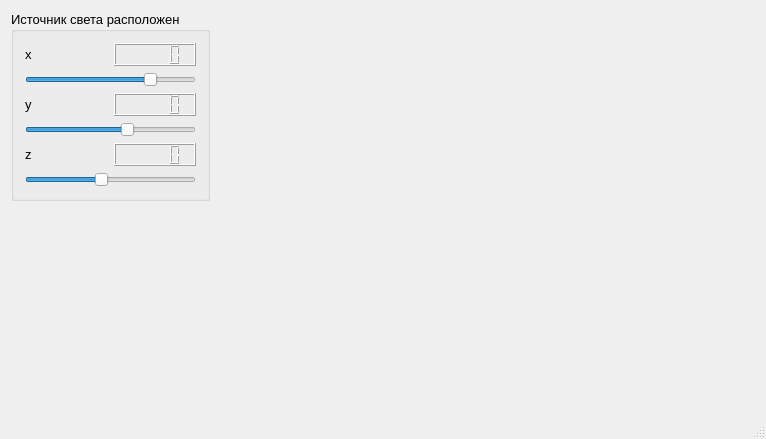
<?xml version="1.0" encoding="UTF-8"?>
<ui version="4.0">
 <class>MainWindow</class>
 <widget class="QMainWindow" name="MainWindow">
  <property name="geometry">
   <rect>
    <x>0</x>
    <y>0</y>
    <width>766</width>
    <height>439</height>
   </rect>
  </property>
  <property name="windowTitle">
   <string>Лабораторная работа №5</string>
  </property>
  <widget class="QWidget" name="centralWidget">
   <layout class="QFormLayout" name="formLayout_2">
    <item row="0" column="0">
     <widget class="QGroupBox" name="groupBox">
      <property name="font">
       <font>
        <pointsize>10</pointsize>
       </font>
      </property>
      <property name="title">
       <string>Источник света расположен</string>
      </property>
      <layout class="QGridLayout" name="gridLayout">
       <item row="0" column="0">
        <widget class="QLabel" name="label_3">
         <property name="font">
          <font>
           <pointsize>10</pointsize>
          </font>
         </property>
         <property name="text">
          <string>x</string>
         </property>
        </widget>
       </item>
       <item row="0" column="1">
        <widget class="QLCDNumber" name="lcdNumber"/>
       </item>
       <item row="1" column="0" colspan="2">
        <widget class="QSlider" name="horizontalSlider">
         <property name="font">
          <font>
           <pointsize>10</pointsize>
          </font>
         </property>
         <property name="value">
          <number>75</number>
         </property>
         <property name="orientation">
          <enum>Qt::Horizontal</enum>
         </property>
        </widget>
       </item>
       <item row="2" column="0">
        <widget class="QLabel" name="label_4">
         <property name="font">
          <font>
           <pointsize>10</pointsize>
          </font>
         </property>
         <property name="text">
          <string>y</string>
         </property>
        </widget>
       </item>
       <item row="2" column="1">
        <widget class="QLCDNumber" name="lcdNumber_2"/>
       </item>
       <item row="3" column="0" colspan="2">
        <widget class="QSlider" name="horizontalSlider_2">
         <property name="font">
          <font>
           <pointsize>10</pointsize>
          </font>
         </property>
         <property name="value">
          <number>60</number>
         </property>
         <property name="orientation">
          <enum>Qt::Horizontal</enum>
         </property>
        </widget>
       </item>
       <item row="4" column="0">
        <widget class="QLabel" name="label_5">
         <property name="font">
          <font>
           <pointsize>10</pointsize>
          </font>
         </property>
         <property name="text">
          <string>z</string>
         </property>
        </widget>
       </item>
       <item row="4" column="1">
        <widget class="QLCDNumber" name="lcdNumber_3"/>
       </item>
       <item row="5" column="0" colspan="2">
        <widget class="QSlider" name="horizontalSlider_3">
         <property name="font">
          <font>
           <pointsize>10</pointsize>
          </font>
         </property>
         <property name="value">
          <number>44</number>
         </property>
         <property name="orientation">
          <enum>Qt::Horizontal</enum>
         </property>
        </widget>
       </item>
      </layout>
     </widget>
    </item>
   </layout>
  </widget>
  <widget class="QStatusBar" name="statusBar"/>
 </widget>
 <layoutdefault spacing="6" margin="11"/>
 <resources/>
 <connections/>
</ui>
